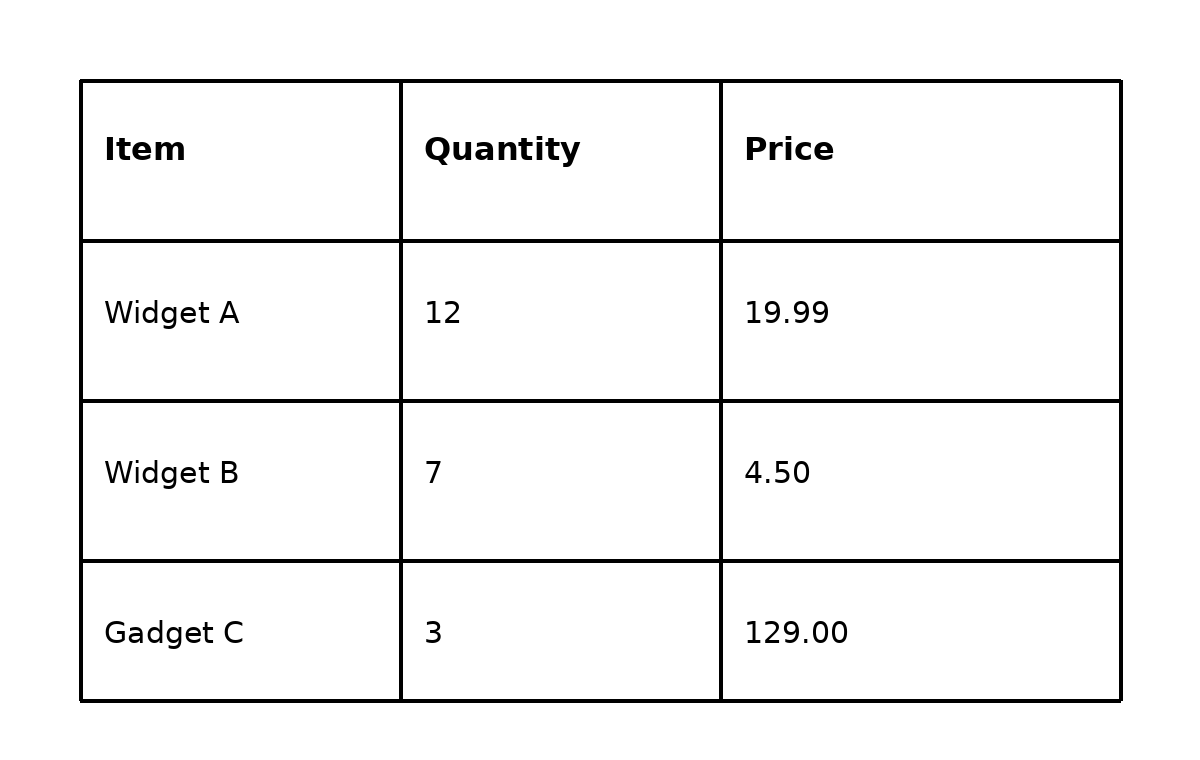
#> input picture core/ocr_engine/tests/fixtures/table.png, 1200 x 760 px
$ python make-photo-fixture.py
#> lines starting #> are read from the running program, lines starting #| are printed output that depends on the picture
#> in marker_page, `display = Image.new("RGB", (WIDTH, HEIGHT), WHITE)`: display: PIL image 320x200 RGB; every value is 255
#!/usr/bin/env python3
"""Renders the phone-photo fixtures used by the orientation tests.

A phone stores the sensor frame and records how to turn it upright in the EXIF
``Orientation`` tag (274). The bytes on disk can therefore be sideways while
every viewer shows the page upright — and ``image::open`` ignores the tag, so
the OCR pipeline used to read such a photo sideways.

Two fixtures come out of this script, both rotated 90° CCW and saved with
``Orientation=6`` ("rotate 90° CW to display"), which is the sensor frame of a
portrait shot of a landscape page:

* ``photo-rotated.jpg`` — a 320×200 marker drawing, for the unit test that
  needs no models and can assert exact pixels.
* ``photo-table.jpg`` — ``table.png``, for the model-backed test that reads a
  real table out of a sideways photo.

    python3 tools/make-photo-fixture.py
"""

from __future__ import annotations

from pathlib import Path

from PIL import Image, ImageDraw

WIDTH, HEIGHT = 320, 200
BLACK = (0, 0, 0)
WHITE = (255, 255, 255)
RED = (220, 30, 30)

ROOT = Path(__file__).resolve().parent.parent
FIXTURES = ROOT / "core" / "ocr_engine" / "tests" / "fixtures"


def save_sideways(display: Image.Image, out: Path, quality: int) -> None:
    """Stores ``display`` as the sensor frame a phone writes for orientation 6."""
#> called with quality = 95
    stored = display.transpose(Image.Transpose.ROTATE_90)
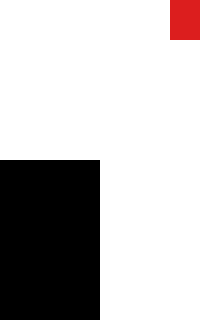
#> stored: PIL image 200x320 RGB; mean R, G, B 190.6, 187, 187
    exif = Image.Exif()
    exif[274] = 6
    stored.save(out, quality=quality, exif=exif)
    print(f"wrote {out} ({stored.width}x{stored.height}, orientation 6)")
#| wrote core/ocr_engine/tests/fixtures/photo-rotated.jpg (200x320, orientation 6)


def marker_page() -> Image.Image:
    # A black block in the top-left quadrant and a red block in the bottom-right
    # corner, so a wrong orientation is unmistakable at a glance and in a test.
    display = Image.new("RGB", (WIDTH, HEIGHT), WHITE)
    draw = ImageDraw.Draw(display)
    draw.rectangle([0, 0, WIDTH // 2 - 1, HEIGHT // 2 - 1], fill=BLACK)
    draw.rectangle([WIDTH - 40, HEIGHT - 30, WIDTH - 1, HEIGHT - 1], fill=RED)
    return display


def main() -> None:
    save_sideways(marker_page(), FIXTURES / "photo-rotated.jpg", quality=95)
    table = Image.open(FIXTURES / "table.png").convert("RGB")
#> table is the input picture: PIL image 1200x760 RGB; min 0, max 255, mean 244
    save_sideways(table, FIXTURES / "photo-table.jpg", quality=92)
#> call 2 of save_sideways, with quality = 92
#> in save_sideways (call 2), `stored = display.transpose(Image.Transpose.ROTATE_90)`:
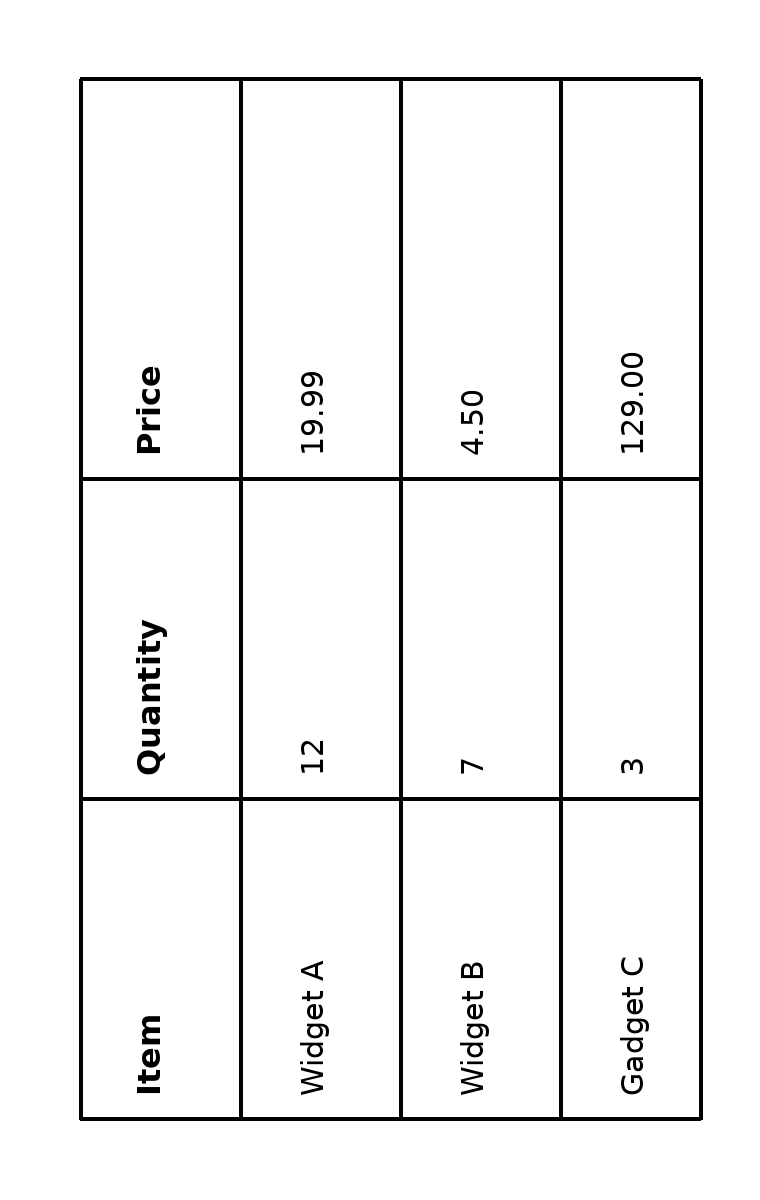
#> stored: PIL image 760x1200 RGB; min 0, max 255, mean 244
#| wrote core/ocr_engine/tests/fixtures/photo-table.jpg (760x1200, orientation 6)


if __name__ == "__main__":
    main()
